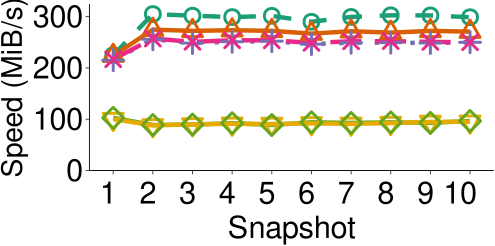

This chart was generated by the following R code:
library(grid)
library(ggplot2)
library(extrafont)
require(scales)
font_import()
loadfonts()

mywidth=5
myheight=2.5
my_value=c(1,2,3,4,5,6)
my_line=c("dashed","solid","dotted","longdash","solid","solid")

abbrev_x <- c(1,expression(2^3), expression(2^6),expression(2^9),expression(2^12),expression(2^15))

if(T){
    x1 <- read.table("trace_fsl.data",header=TRUE)
    cairo_pdf(file="trace_fsl.pdf", width=mywidth, height=myheight)
    x1$Type <- factor(x1$Type, levels=c("SGXUpload", "DetFirstUpload", "DetMinUpload", "DetAllUpload","SGXDedupDownload","AverageDownload"))
    ggplot(data=x1, aes(x=as.factor(BatchSize), y=Performance,shape=Type, linetype=Type, colour=Type, group=Type), log= "x") +
    geom_line(size=1.5)  + 
    geom_point(size=4, stroke=1.5, fill="white") +
    scale_shape_manual(values=c(my_value)) +
    scale_colour_brewer(palette="Dark2") +
    scale_linetype_manual(values=c(my_line)) +
    coord_cartesian(ylim=c(14.7, 310)) +
    scale_y_continuous(breaks=seq(0, 300, 100), labels=format(seq(0, 300, 100), scientific=FALSE)) +
    scale_x_discrete(labels=seq(1,10,1), breaks=seq(1,10,1)) + 
    ylab('Speed (MiB/s)') +
    xlab("Snapshot") +
    theme_bw() +
    theme(
        panel.grid.major=element_blank(), 
        panel.grid.minor=element_blank(),
	    panel.background=element_blank(), 
	    # panel.border=element_rect(size=0.5),
	    panel.border = element_blank(),
	    axis.line=element_line(colour="black", size=0.3),
	    axis.ticks=element_line(size=0.3),
        axis.title.x=element_text(size=22),
        axis.text.x=element_text(margin=margin(5,0,0,0), hjust=0.8, colour="black", size=22),
        axis.title.y=element_text(size=20.4,  hjust=0.5),
        axis.text.y=element_text(margin=margin(0, 2, 0, 0), colour="black",size=22),
        legend.title = element_blank(),
        legend.position="none",
        plot.margin=unit(c(0.1,0.1,0.1,0.1), "cm")
    )
}
